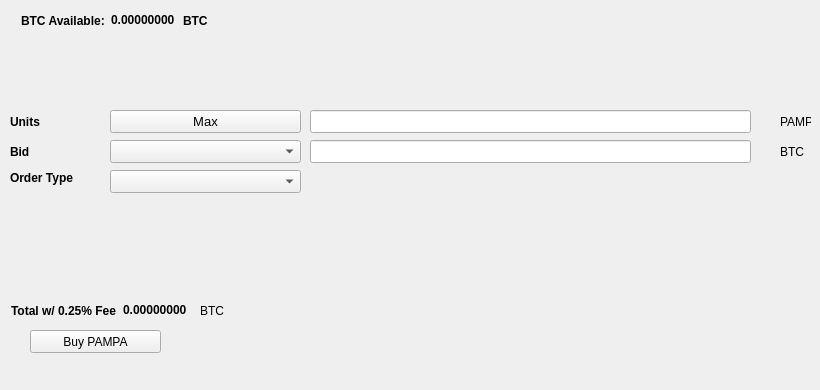
   <widget class="QWidget" name="BuyTab">
    <attribute name="title">
     <string>Buy</string>
    </attribute>
    <widget class="QPushButton" name="BuyPAMPA">
     <property name="geometry">
      <rect>
       <x>30</x>
       <y>330</y>
       <width>131</width>
       <height>23</height>
      </rect>
     </property>
     <property name="text">
      <string>Buy PAMPA</string>
     </property>
     <property name="icon">
      <iconset>
       <normaloff>:/icons/bitcoin</normaloff>:/icons/bitcoin</iconset>
     </property>
    </widget>
    <widget class="QLabel" name="label_3">
     <property name="geometry">
      <rect>
       <x>10</x>
       <y>110</y>
       <width>46</width>
       <height>23</height>
      </rect>
     </property>
     <property name="font">
      <font>
       <weight>75</weight>
       <bold>true</bold>
      </font>
     </property>
     <property name="text">
      <string>Units</string>
     </property>
    </widget>
    <widget class="QLineEdit" name="UnitsInput">
     <property name="geometry">
      <rect>
       <x>310</x>
       <y>110</y>
       <width>441</width>
       <height>23</height>
      </rect>
     </property>
     <property name="font">
      <font>
       <pointsize>9</pointsize>
       <weight>75</weight>
       <bold>true</bold>
      </font>
     </property>
    </widget>
    <widget class="QLineEdit" name="BuyBidPriceEdit">
     <property name="geometry">
      <rect>
       <x>310</x>
       <y>140</y>
       <width>441</width>
       <height>23</height>
      </rect>
     </property>
     <property name="font">
      <font>
       <pointsize>9</pointsize>
       <weight>75</weight>
       <bold>true</bold>
      </font>
     </property>
    </widget>
    <widget class="QLabel" name="label_4">
     <property name="geometry">
      <rect>
       <x>780</x>
       <y>110</y>
       <width>31</width>
       <height>23</height>
      </rect>
     </property>
     <property name="text">
      <string>PAMPA</string>
     </property>
    </widget>
    <widget class="QLabel" name="label_5">
     <property name="geometry">
      <rect>
       <x>780</x>
       <y>140</y>
       <width>31</width>
       <height>23</height>
      </rect>
     </property>
     <property name="text">
      <string>BTC</string>
     </property>
    </widget>
    <widget class="QLabel" name="label_6">
     <property name="geometry">
      <rect>
       <x>10</x>
       <y>140</y>
       <width>46</width>
       <height>23</height>
      </rect>
     </property>
     <property name="font">
      <font>
       <weight>75</weight>
       <bold>true</bold>
      </font>
     </property>
     <property name="text">
      <string>Bid</string>
     </property>
    </widget>
    <widget class="QLabel" name="label_7">
     <property name="geometry">
      <rect>
       <x>10</x>
       <y>170</y>
       <width>91</width>
       <height>16</height>
      </rect>
     </property>
     <property name="font">
      <font>
       <weight>75</weight>
       <bold>true</bold>
      </font>
     </property>
     <property name="text">
      <string>Order Type</string>
     </property>
    </widget>
    <widget class="QPushButton" name="Buy_Max_Amount">
     <property name="geometry">
      <rect>
       <x>110</x>
       <y>110</y>
       <width>191</width>
       <height>23</height>
      </rect>
     </property>
     <property name="font">
      <font>
       <pointsize>10</pointsize>
      </font>
     </property>
     <property name="text">
      <string>Max</string>
     </property>
    </widget>
    <widget class="QComboBox" name="BuyBidcomboBox">
     <property name="geometry">
      <rect>
       <x>110</x>
       <y>140</y>
       <width>191</width>
       <height>23</height>
      </rect>
     </property>
     <property name="font">
      <font>
       <pointsize>10</pointsize>
      </font>
     </property>
    </widget>
    <widget class="QComboBox" name="buyOrdertypeCombo">
     <property name="geometry">
      <rect>
       <x>110</x>
       <y>170</y>
       <width>191</width>
       <height>23</height>
      </rect>
     </property>
     <property name="font">
      <font>
       <pointsize>10</pointsize>
      </font>
     </property>
    </widget>
    <widget class="QWidget" name="layoutWidget1">
     <property name="geometry">
      <rect>
       <x>21</x>
       <y>11</y>
       <width>227</width>
       <height>19</height>
      </rect>
     </property>
     <layout class="QHBoxLayout" name="horizontalLayout_3">
      <item>
       <widget class="QLabel" name="label232">
        <property name="font">
         <font>
          <weight>75</weight>
          <bold>true</bold>
         </font>
        </property>
        <property name="text">
         <string>BTC Available:</string>
        </property>
       </widget>
      </item>
      <item>
       <widget class="QLabel" name="BtcAvailableLbl">
        <property name="palette">
         <palette>
          <active>
           <colorrole role="WindowText">
            <brush brushstyle="SolidPattern">
             <color alpha="255">
              <red>0</red>
              <green>0</green>
              <blue>0</blue>
             </color>
            </brush>
           </colorrole>
           <colorrole role="Button">
            <brush brushstyle="SolidPattern">
             <color alpha="255">
              <red>0</red>
              <green>170</green>
              <blue>0</blue>
             </color>
            </brush>
           </colorrole>
           <colorrole role="Light">
            <brush brushstyle="SolidPattern">
             <color alpha="255">
              <red>0</red>
              <green>255</green>
              <blue>0</blue>
             </color>
            </brush>
           </colorrole>
           <colorrole role="Midlight">
            <brush brushstyle="SolidPattern">
             <color alpha="255">
              <red>0</red>
              <green>212</green>
              <blue>0</blue>
             </color>
            </brush>
           </colorrole>
           <colorrole role="Dark">
            <brush brushstyle="SolidPattern">
             <color alpha="255">
              <red>0</red>
              <green>85</green>
              <blue>0</blue>
             </color>
            </brush>
           </colorrole>
           <colorrole role="Mid">
            <brush brushstyle="SolidPattern">
             <color alpha="255">
              <red>0</red>
              <green>113</green>
              <blue>0</blue>
             </color>
            </brush>
           </colorrole>
           <colorrole role="Text">
            <brush brushstyle="SolidPattern">
             <color alpha="255">
              <red>0</red>
              <green>170</green>
              <blue>0</blue>
             </color>
            </brush>
           </colorrole>
           <colorrole role="BrightText">
            <brush brushstyle="SolidPattern">
             <color alpha="255">
              <red>255</red>
              <green>255</green>
              <blue>255</blue>
             </color>
            </brush>
           </colorrole>
           <colorrole role="ButtonText">
            <brush brushstyle="SolidPattern">
             <color alpha="255">
              <red>0</red>
              <green>0</green>
              <blue>0</blue>
             </color>
            </brush>
           </colorrole>
           <colorrole role="Base">
            <brush brushstyle="SolidPattern">
             <color alpha="255">
              <red>255</red>
              <green>255</green>
              <blue>255</blue>
             </color>
            </brush>
           </colorrole>
           <colorrole role="Window">
            <brush brushstyle="SolidPattern">
             <color alpha="255">
              <red>0</red>
              <green>170</green>
              <blue>0</blue>
             </color>
            </brush>
           </colorrole>
           <colorrole role="Shadow">
            <brush brushstyle="SolidPattern">
             <color alpha="255">
              <red>0</red>
              <green>0</green>
              <blue>0</blue>
             </color>
            </brush>
           </colorrole>
           <colorrole role="AlternateBase">
            <brush brushstyle="SolidPattern">
             <color alpha="255">
              <red>127</red>
              <green>212</green>
              <blue>127</blue>
             </color>
            </brush>
           </colorrole>
           <colorrole role="ToolTipBase">
            <brush brushstyle="SolidPattern">
             <color alpha="255">
              <red>255</red>
              <green>255</green>
              <blue>220</blue>
             </color>
            </brush>
           </colorrole>
           <colorrole role="ToolTipText">
            <brush brushstyle="SolidPattern">
             <color alpha="255">
              <red>0</red>
              <green>0</green>
              <blue>0</blue>
             </color>
            </brush>
           </colorrole>
          </active>
          <inactive>
           <colorrole role="WindowText">
            <brush brushstyle="SolidPattern">
             <color alpha="255">
              <red>0</red>
              <green>0</green>
              <blue>0</blue>
             </color>
            </brush>
           </colorrole>
           <colorrole role="Button">
            <brush brushstyle="SolidPattern">
             <color alpha="255">
              <red>0</red>
              <green>170</green>
              <blue>0</blue>
             </color>
            </brush>
           </colorrole>
           <colorrole role="Light">
            <brush brushstyle="SolidPattern">
             <color alpha="255">
              <red>0</red>
              <green>255</green>
              <blue>0</blue>
             </color>
            </brush>
           </colorrole>
           <colorrole role="Midlight">
            <brush brushstyle="SolidPattern">
             <color alpha="255">
              <red>0</red>
              <green>212</green>
              <blue>0</blue>
             </color>
            </brush>
           </colorrole>
           <colorrole role="Dark">
            <brush brushstyle="SolidPattern">
             <color alpha="255">
              <red>0</red>
              <green>85</green>
              <blue>0</blue>
             </color>
            </brush>
           </colorrole>
           <colorrole role="Mid">
            <brush brushstyle="SolidPattern">
             <color alpha="255">
              <red>0</red>
              <green>113</green>
              <blue>0</blue>
             </color>
            </brush>
           </colorrole>
           <colorrole role="Text">
            <brush brushstyle="SolidPattern">
             <color alpha="255">
              <red>0</red>
              <green>170</green>
              <blue>0</blue>
             </color>
            </brush>
           </colorrole>
           <colorrole role="BrightText">
            <brush brushstyle="SolidPattern">
             <color alpha="255">
              <red>255</red>
              <green>255</green>
              <blue>255</blue>
             </color>
            </brush>
           </colorrole>
           <colorrole role="ButtonText">
            <brush brushstyle="SolidPattern">
             <color alpha="255">
              <red>0</red>
              <green>0</green>
              <blue>0</blue>
             </color>
            </brush>
           </colorrole>
           <colorrole role="Base">
            <brush brushstyle="SolidPattern">
             <color alpha="255">
              <red>255</red>
              <green>255</green>
              <blue>255</blue>
             </color>
            </brush>
           </colorrole>
           <colorrole role="Window">
            <brush brushstyle="SolidPattern">
             <color alpha="255">
              <red>0</red>
              <green>170</green>
              <blue>0</blue>
             </color>
            </brush>
           </colorrole>
           <colorrole role="Shadow">
            <brush brushstyle="SolidPattern">
             <color alpha="255">
              <red>0</red>
              <green>0</green>
              <blue>0</blue>
             </color>
            </brush>
           </colorrole>
           <colorrole role="AlternateBase">
            <brush brushstyle="SolidPattern">
             <color alpha="255">
              <red>127</red>
              <green>212</green>
              <blue>127</blue>
             </color>
            </brush>
           </colorrole>
           <colorrole role="ToolTipBase">
            <brush brushstyle="SolidPattern">
             <color alpha="255">
              <red>255</red>
              <green>255</green>
              <blue>220</blue>
             </color>
            </brush>
           </colorrole>
           <colorrole role="ToolTipText">
            <brush brushstyle="SolidPattern">
             <color alpha="255">
              <red>0</red>
              <green>0</green>
              <blue>0</blue>
             </color>
            </brush>
           </colorrole>
          </inactive>
          <disabled>
           <colorrole role="WindowText">
            <brush brushstyle="SolidPattern">
             <color alpha="255">
              <red>0</red>
              <green>85</green>
              <blue>0</blue>
             </color>
            </brush>
           </colorrole>
           <colorrole role="Button">
            <brush brushstyle="SolidPattern">
             <color alpha="255">
              <red>0</red>
              <green>170</green>
              <blue>0</blue>
             </color>
            </brush>
           </colorrole>
           <colorrole role="Light">
            <brush brushstyle="SolidPattern">
             <color alpha="255">
              <red>0</red>
              <green>255</green>
              <blue>0</blue>
             </color>
            </brush>
           </colorrole>
           <colorrole role="Midlight">
            <brush brushstyle="SolidPattern">
             <color alpha="255">
              <red>0</red>
              <green>212</green>
              <blue>0</blue>
             </color>
            </brush>
           </colorrole>
           <colorrole role="Dark">
            <brush brushstyle="SolidPattern">
             <color alpha="255">
              <red>0</red>
              <green>85</green>
              <blue>0</blue>
             </color>
            </brush>
           </colorrole>
           <colorrole role="Mid">
            <brush brushstyle="SolidPattern">
             <color alpha="255">
              <red>0</red>
              <green>113</green>
              <blue>0</blue>
             </color>
            </brush>
           </colorrole>
           <colorrole role="Text">
            <brush brushstyle="SolidPattern">
             <color alpha="255">
              <red>0</red>
              <green>85</green>
              <blue>0</blue>
             </color>
            </brush>
           </colorrole>
           <colorrole role="BrightText">
            <brush brushstyle="SolidPattern">
             <color alpha="255">
              <red>255</red>
              <green>255</green>
              <blue>255</blue>
             </color>
            </brush>
           </colorrole>
           <colorrole role="ButtonText">
            <brush brushstyle="SolidPattern">
             <color alpha="255">
              <red>0</red>
              <green>85</green>
              <blue>0</blue>
             </color>
            </brush>
           </colorrole>
           <colorrole role="Base">
            <brush brushstyle="SolidPattern">
             <color alpha="255">
              <red>0</red>
              <green>170</green>
              <blue>0</blue>
             </color>
            </brush>
           </colorrole>
           <colorrole role="Window">
            <brush brushstyle="SolidPattern">
             <color alpha="255">
              <red>0</red>
              <green>170</green>
              <blue>0</blue>
             </color>
            </brush>
           </colorrole>
           <colorrole role="Shadow">
            <brush brushstyle="SolidPattern">
             <color alpha="255">
              <red>0</red>
              <green>0</green>
              <blue>0</blue>
             </color>
            </brush>
           </colorrole>
           <colorrole role="AlternateBase">
            <brush brushstyle="SolidPattern">
             <color alpha="255">
              <red>0</red>
              <green>170</green>
              <blue>0</blue>
             </color>
            </brush>
           </colorrole>
           <colorrole role="ToolTipBase">
            <brush brushstyle="SolidPattern">
             <color alpha="255">
              <red>255</red>
              <green>255</green>
              <blue>220</blue>
             </color>
            </brush>
           </colorrole>
           <colorrole role="ToolTipText">
            <brush brushstyle="SolidPattern">
             <color alpha="255">
              <red>0</red>
              <green>0</green>
              <blue>0</blue>
             </color>
            </brush>
           </colorrole>
          </disabled>
         </palette>
        </property>
        <property name="font">
         <font>
          <weight>75</weight>
          <bold>true</bold>
         </font>
        </property>
        <property name="text">
         <string>0.00000000</string>
        </property>
        <property name="textInteractionFlags">
         <set>Qt::LinksAccessibleByMouse|Qt::TextSelectableByKeyboard|Qt::TextSelectableByMouse</set>
        </property>
       </widget>
      </item>
      <item>
       <widget class="QLabel" name="BtcAvailableLbl_2">
        <property name="font">
         <font>
          <weight>75</weight>
          <bold>true</bold>
         </font>
        </property>
        <property name="text">
         <string>BTC</string>
        </property>
       </widget>
      </item>
     </layout>
    </widget>
    <widget class="QWidget" name="layoutWidge2">
     <property name="geometry">
      <rect>
       <x>11</x>
       <y>301</y>
       <width>259</width>
       <height>19</height>
      </rect>
     </property>
     <layout class="QHBoxLayout" name="horizontalLayout_4">
      <item>
       <widget class="QLabel" name="label_9">
        <property name="font">
         <font>
          <weight>75</weight>
          <bold>true</bold>
         </font>
        </property>
        <property name="text">
         <string>Total w/ 0.25% Fee</string>
        </property>
       </widget>
      </item>
      <item>
       <widget class="QLabel" name="BuyCostLabel">
        <property name="palette">
         <palette>
          <active>
           <colorrole role="WindowText">
            <brush brushstyle="SolidPattern">
             <color alpha="255">
              <red>0</red>
              <green>0</green>
              <blue>0</blue>
             </color>
            </brush>
           </colorrole>
           <colorrole role="Button">
            <brush brushstyle="SolidPattern">
             <color alpha="255">
              <red>0</red>
              <green>170</green>
              <blue>0</blue>
             </color>
            </brush>
           </colorrole>
           <colorrole role="Light">
            <brush brushstyle="SolidPattern">
             <color alpha="255">
              <red>0</red>
              <green>255</green>
              <blue>0</blue>
             </color>
            </brush>
           </colorrole>
           <colorrole role="Midlight">
            <brush brushstyle="SolidPattern">
             <color alpha="255">
              <red>0</red>
              <green>212</green>
              <blue>0</blue>
             </color>
            </brush>
           </colorrole>
           <colorrole role="Dark">
            <brush brushstyle="SolidPattern">
             <color alpha="255">
              <red>0</red>
              <green>85</green>
              <blue>0</blue>
             </color>
            </brush>
           </colorrole>
           <colorrole role="Mid">
            <brush brushstyle="SolidPattern">
             <color alpha="255">
              <red>0</red>
              <green>113</green>
              <blue>0</blue>
             </color>
            </brush>
           </colorrole>
           <colorrole role="Text">
            <brush brushstyle="SolidPattern">
             <color alpha="255">
              <red>0</red>
              <green>170</green>
              <blue>0</blue>
             </color>
            </brush>
           </colorrole>
           <colorrole role="BrightText">
            <brush brushstyle="SolidPattern">
             <color alpha="255">
              <red>255</red>
              <green>255</green>
              <blue>255</blue>
             </color>
            </brush>
           </colorrole>
           <colorrole role="ButtonText">
            <brush brushstyle="SolidPattern">
             <color alpha="255">
              <red>0</red>
              <green>0</green>
              <blue>0</blue>
             </color>
            </brush>
           </colorrole>
           <colorrole role="Base">
            <brush brushstyle="SolidPattern">
             <color alpha="255">
              <red>255</red>
              <green>255</green>
              <blue>255</blue>
             </color>
            </brush>
           </colorrole>
           <colorrole role="Window">
            <brush brushstyle="SolidPattern">
             <color alpha="255">
              <red>0</red>
              <green>170</green>
              <blue>0</blue>
             </color>
            </brush>
           </colorrole>
           <colorrole role="Shadow">
            <brush brushstyle="SolidPattern">
             <color alpha="255">
              <red>0</red>
              <green>0</green>
              <blue>0</blue>
             </color>
            </brush>
           </colorrole>
           <colorrole role="AlternateBase">
            <brush brushstyle="SolidPattern">
             <color alpha="255">
              <red>127</red>
              <green>212</green>
              <blue>127</blue>
             </color>
            </brush>
           </colorrole>
           <colorrole role="ToolTipBase">
            <brush brushstyle="SolidPattern">
             <color alpha="255">
              <red>255</red>
              <green>255</green>
              <blue>220</blue>
             </color>
            </brush>
           </colorrole>
           <colorrole role="ToolTipText">
            <brush brushstyle="SolidPattern">
             <color alpha="255">
              <red>0</red>
              <green>0</green>
              <blue>0</blue>
             </color>
            </brush>
           </colorrole>
          </active>
          <inactive>
           <colorrole role="WindowText">
            <brush brushstyle="SolidPattern">
             <color alpha="255">
              <red>0</red>
              <green>0</green>
              <blue>0</blue>
             </color>
            </brush>
           </colorrole>
           <colorrole role="Button">
            <brush brushstyle="SolidPattern">
             <color alpha="255">
              <red>0</red>
              <green>170</green>
              <blue>0</blue>
             </color>
            </brush>
           </colorrole>
           <colorrole role="Light">
            <brush brushstyle="SolidPattern">
             <color alpha="255">
              <red>0</red>
              <green>255</green>
              <blue>0</blue>
             </color>
            </brush>
           </colorrole>
           <colorrole role="Midlight">
            <brush brushstyle="SolidPattern">
             <color alpha="255">
              <red>0</red>
              <green>212</green>
              <blue>0</blue>
             </color>
            </brush>
           </colorrole>
           <colorrole role="Dark">
            <brush brushstyle="SolidPattern">
             <color alpha="255">
              <red>0</red>
              <green>85</green>
              <blue>0</blue>
             </color>
            </brush>
           </colorrole>
           <colorrole role="Mid">
            <brush brushstyle="SolidPattern">
             <color alpha="255">
              <red>0</red>
              <green>113</green>
              <blue>0</blue>
             </color>
            </brush>
           </colorrole>
           <colorrole role="Text">
            <brush brushstyle="SolidPattern">
             <color alpha="255">
              <red>0</red>
              <green>170</green>
              <blue>0</blue>
             </color>
            </brush>
           </colorrole>
           <colorrole role="BrightText">
            <brush brushstyle="SolidPattern">
             <color alpha="255">
              <red>255</red>
              <green>255</green>
              <blue>255</blue>
             </color>
            </brush>
           </colorrole>
           <colorrole role="ButtonText">
            <brush brushstyle="SolidPattern">
             <color alpha="255">
              <red>0</red>
              <green>0</green>
              <blue>0</blue>
             </color>
            </brush>
           </colorrole>
           <colorrole role="Base">
            <brush brushstyle="SolidPattern">
             <color alpha="255">
              <red>255</red>
              <green>255</green>
              <blue>255</blue>
             </color>
            </brush>
           </colorrole>
           <colorrole role="Window">
            <brush brushstyle="SolidPattern">
             <color alpha="255">
              <red>0</red>
              <green>170</green>
              <blue>0</blue>
             </color>
            </brush>
           </colorrole>
           <colorrole role="Shadow">
            <brush brushstyle="SolidPattern">
             <color alpha="255">
              <red>0</red>
              <green>0</green>
              <blue>0</blue>
             </color>
            </brush>
           </colorrole>
           <colorrole role="AlternateBase">
            <brush brushstyle="SolidPattern">
             <color alpha="255">
              <red>127</red>
              <green>212</green>
              <blue>127</blue>
             </color>
            </brush>
           </colorrole>
           <colorrole role="ToolTipBase">
            <brush brushstyle="SolidPattern">
             <color alpha="255">
              <red>255</red>
              <green>255</green>
              <blue>220</blue>
             </color>
            </brush>
           </colorrole>
           <colorrole role="ToolTipText">
            <brush brushstyle="SolidPattern">
             <color alpha="255">
              <red>0</red>
              <green>0</green>
              <blue>0</blue>
             </color>
            </brush>
           </colorrole>
          </inactive>
          <disabled>
           <colorrole role="WindowText">
            <brush brushstyle="SolidPattern">
             <color alpha="255">
              <red>0</red>
              <green>85</green>
              <blue>0</blue>
             </color>
            </brush>
           </colorrole>
           <colorrole role="Button">
            <brush brushstyle="SolidPattern">
             <color alpha="255">
              <red>0</red>
              <green>170</green>
              <blue>0</blue>
             </color>
            </brush>
           </colorrole>
           <colorrole role="Light">
            <brush brushstyle="SolidPattern">
             <color alpha="255">
              <red>0</red>
              <green>255</green>
              <blue>0</blue>
             </color>
            </brush>
           </colorrole>
           <colorrole role="Midlight">
            <brush brushstyle="SolidPattern">
             <color alpha="255">
              <red>0</red>
              <green>212</green>
              <blue>0</blue>
             </color>
            </brush>
           </colorrole>
           <colorrole role="Dark">
            <brush brushstyle="SolidPattern">
             <color alpha="255">
              <red>0</red>
              <green>85</green>
              <blue>0</blue>
             </color>
            </brush>
           </colorrole>
           <colorrole role="Mid">
            <brush brushstyle="SolidPattern">
             <color alpha="255">
              <red>0</red>
              <green>113</green>
              <blue>0</blue>
             </color>
            </brush>
           </colorrole>
           <colorrole role="Text">
            <brush brushstyle="SolidPattern">
             <color alpha="255">
              <red>0</red>
              <green>85</green>
              <blue>0</blue>
             </color>
            </brush>
           </colorrole>
           <colorrole role="BrightText">
            <brush brushstyle="SolidPattern">
             <color alpha="255">
              <red>255</red>
              <green>255</green>
              <blue>255</blue>
             </color>
            </brush>
           </colorrole>
           <colorrole role="ButtonText">
            <brush brushstyle="SolidPattern">
             <color alpha="255">
              <red>0</red>
              <green>85</green>
              <blue>0</blue>
             </color>
            </brush>
           </colorrole>
           <colorrole role="Base">
            <brush brushstyle="SolidPattern">
             <color alpha="255">
              <red>0</red>
              <green>170</green>
              <blue>0</blue>
             </color>
            </brush>
           </colorrole>
           <colorrole role="Window">
            <brush brushstyle="SolidPattern">
             <color alpha="255">
              <red>0</red>
              <green>170</green>
              <blue>0</blue>
             </color>
            </brush>
           </colorrole>
           <colorrole role="Shadow">
            <brush brushstyle="SolidPattern">
             <color alpha="255">
              <red>0</red>
              <green>0</green>
              <blue>0</blue>
             </color>
            </brush>
           </colorrole>
           <colorrole role="AlternateBase">
            <brush brushstyle="SolidPattern">
             <color alpha="255">
              <red>0</red>
              <green>170</green>
              <blue>0</blue>
             </color>
            </brush>
           </colorrole>
           <colorrole role="ToolTipBase">
            <brush brushstyle="SolidPattern">
             <color alpha="255">
              <red>255</red>
              <green>255</green>
              <blue>220</blue>
             </color>
            </brush>
           </colorrole>
           <colorrole role="ToolTipText">
            <brush brushstyle="SolidPattern">
             <color alpha="255">
              <red>0</red>
              <green>0</green>
              <blue>0</blue>
             </color>
            </brush>
           </colorrole>
          </disabled>
         </palette>
        </property>
        <property name="font">
         <font>
          <weight>75</weight>
          <bold>true</bold>
         </font>
        </property>
        <property name="autoFillBackground">
         <bool>false</bool>
        </property>
        <property name="text">
         <string>0.00000000</string>
        </property>
        <property name="textInteractionFlags">
         <set>Qt::LinksAccessibleByMouse|Qt::TextSelectableByMouse</set>
        </property>
       </widget>
      </item>
      <item>
       <widget class="QLabel" name="label_10">
        <property name="font">
         <font>
          <weight>50</weight>
          <bold>false</bold>
         </font>
        </property>
        <property name="text">
         <string>BTC</string>
        </property>
       </widget>
      </item>
     </layout>
    </widget>
    <widget class="QLabel" name="label_24">
     <property name="geometry">
      <rect>
       <x>460</x>
       <y>300</y>
       <width>281</width>
       <height>81</height>
      </rect>
     </property>
     <property name="text">
      <string/>
     </property>
     <property name="pixmap">
      <pixmap>:/images/bittrex</pixmap>
     </property>
    </widget>
   </widget>
